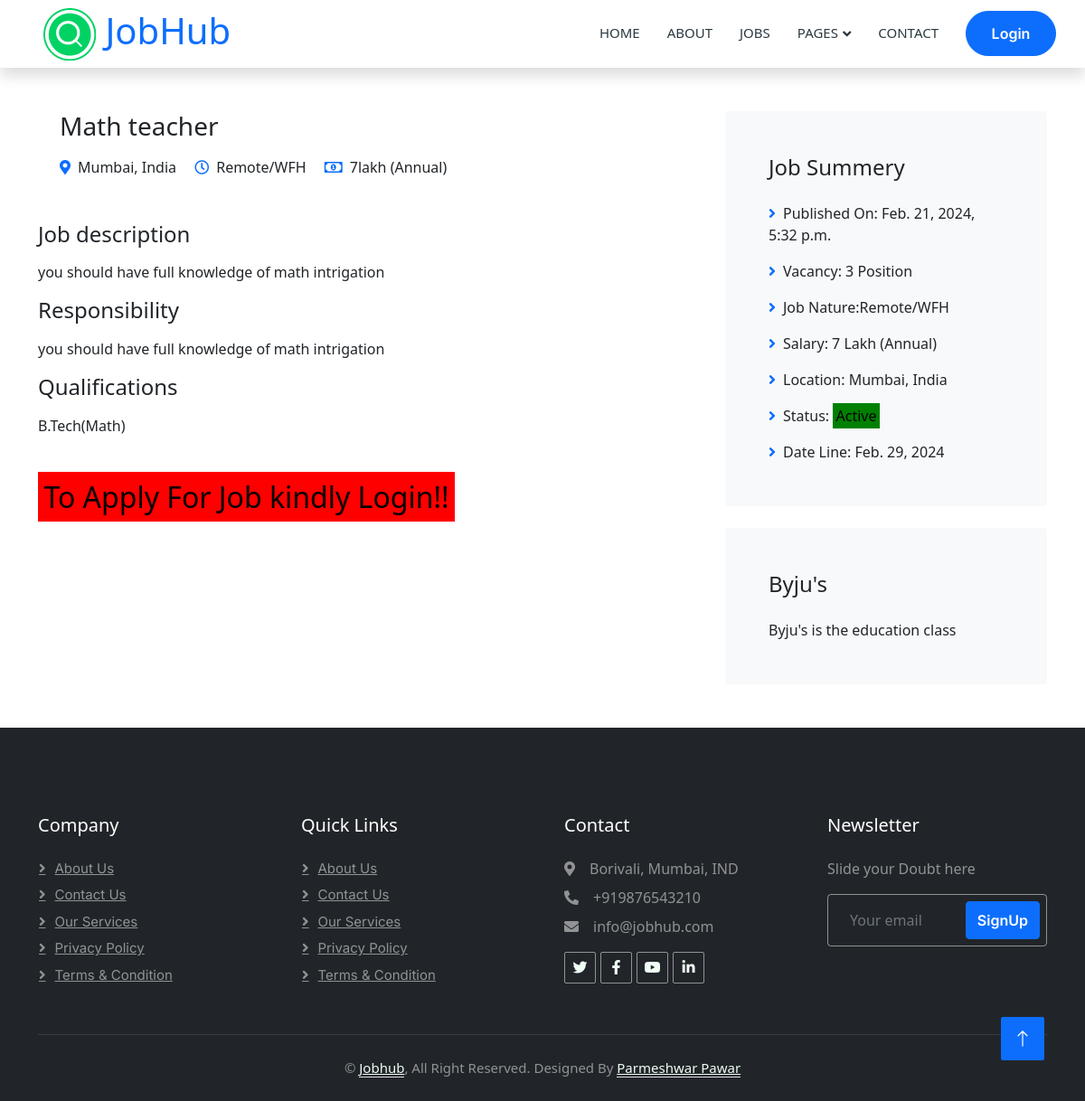
Screenshot of /jobdetails/1/ with the database file from the repository.
### jobapp/models.py (models this page shows)
class Job_detail(models.Model):
    company_name = models.CharField(max_length=50)
    company_details = models.CharField(max_length=100)
    job_post = models.CharField(max_length=70)
    job_category = models.CharField(max_length=50, choices=CATEGORY_CHOICES)
    job_location = models.CharField(max_length=50)
    job_nature = models.CharField(max_length=15 , choices=JOB_TYPE)
    job_salary = models.IntegerField(default=1)
    job_published = models.DateTimeField(auto_now=True)
    job_dateline = models.DateField()
    job_desc = models.CharField(max_length=250)
    job_responsibility = models.CharField(max_length=400)
    job_qualification = models.CharField(max_length=400)
    job_vacancy = models.IntegerField(default=1)
    status = models.CharField(max_length=15,choices=Status_type)
    user = models.ForeignKey(User, on_delete=models.CASCADE)

### jobapp/views.py (the view)
# urls.py: path('jobdetails/<int:job_id>/',views.jobdetails,name='jobdetails'),
def jobdetails(request,job_id):
    job = Job_detail.objects.get(pk = job_id)
    if request.user.is_authenticated:
        has_applied = Applicant.objects.filter(user=request.user, job=job).exists()
    if request.user.is_authenticated:
        if has_applied:
            messages.success(request,"Already applied")
            return render(request, 'job-detail.html', {'jobs': job,'has_applied':has_applied})
    if request.method == 'POST':
        form = JobApplicationForm(request.POST,request.FILES)
        if form.is_valid():
            f=form.save(commit=False)
            f.job = job
            f.user = request.user
            f.save()
            print(f.save)
            messages.success(request,"Job Applied")
            return redirect('applied_job')
        else:
            print(form.errors)
            messages.error(request,"Error! Incorrect Input!!")
    else:
        form = JobApplicationForm()
    return render(request,'job-detail.html', {'form': form,'jobs':job})

### jobapp/forms.py
class JobApplicationForm(forms.ModelForm):
    class Meta:
        model = Applicant
        fields = ['name','email','website','cv','cover_letter']

### jobapp/templates/job-detail.html (shortened to what this page needs)
{% extends 'base.html'%}
{% load static %}
{% block body %}
    <div class="container-xxl py-5 wow fadeInUp" data-wow-delay="0.1s">
        <div class="container">
            <div class="row gy-5 gx-4">
                <div class="col-lg-8">
                    <div class="d-flex align-items-center mb-5">
                        <div class="text-start ps-4">
                            <h3 class="mb-3">{{jobs.job_post}}</h3>
                            <span class="text-truncate me-3"><i class="fa fa-map-marker-alt text-primary me-2"></i>{{jobs.job_location}}</span>
                            <span class="text-truncate me-3"><i class="far fa-clock text-primary me-2"></i>{{jobs.job_nature}}</span>
                            <span class="text-truncate me-0"><i class="far fa-money-bill-alt text-primary me-2"></i>{{jobs.job_salary}}lakh (Annual)</span>
                        </div>
                    </div>
                    <div class="mb-5">
                        <h4 class="mb-3">Job description</h4>
                        <p>{{jobs.job_desc}}</p>
                        <h4 class="mb-3">Responsibility</h4>
                        <p>{{jobs.job_responsibility}}</p>
                        <h4 class="mb-3">Qualifications</h4>
                        <p>{{jobs.job_qualification}}</p>
                    </div>
                    {% if user.is_authenticated %}
                    <div class="">
                        {%if has_applied%}
                        <h3><mark style="background-color:green; color : black">You have already applied for this job.</mark></h3>
                        {% else %}
                        <h4 class="mb-4">Apply For The Job</h4>
                        <form method="POST" enctype="multipart/form-data" >
                            {%csrf_token%}
                            <div class="row g-3">
                                <div class="col-12 col-sm-6">
                                    <input type="text" name="name" class="form-control" placeholder="Your Name">
                                </div>
                                <div class="col-12 col-sm-6">
                                    <input type="email" name="email" class="form-control" placeholder="Your Email" >
                                </div>
                                <div class="col-12 col-sm-6">
                                    <label for="Portfolio" class="form-control bg-white">Portfolio Website:</label>
                                </div>
                                <div class="col-12 col-sm-6">
                                    <input type="url" name="website" class="form-control bg-white">
                                </div>
                                <div class="col-12 col-sm-6">
                                    <label for="CV" class="form-control bg-white">CV:</label>
                                </div>
                                <div class="col-12 col-sm-6">
                                    <input type="file" name="cv" class="form-control bg-white">
                                </div>
                                <div class="col-12">
                                    <textarea class="form-control" name="cover_letter" rows="3" placeholder="Coverletter"></textarea>
                                </div>
                                <div class="col-12">
                                    <button class="btn btn-primary w-100" type="submit">Apply Now</button>
                                </div>
                            </div>
                        </form>
                        {%endif%}
                    </div>
                    {%else%}
                    <h2><mark style="background-color:red; color : black">To Apply For Job kindly Login!!</mark> </h2>
                    {%endif%}
                </div>
                <div class="col-lg-4">
                    <div class="bg-light rounded p-5 mb-4 wow slideInUp" data-wow-delay="0.1s">
                        <h4 class="mb-4">Job Summery</h4>
                        <p><i class="fa fa-angle-right text-primary me-2"></i>Published On: {{jobs.job_published}}</p>
                        <p><i class="fa fa-angle-right text-primary me-2"></i>Vacancy: {{jobs.job_vacancy}} Position</p>
                        <p><i class="fa fa-angle-right text-primary me-2"></i>Job Nature:{{jobs.job_nature}}</p>
                        <p><i class="fa fa-angle-right text-primary me-2"></i>Salary: {{jobs.job_salary}} Lakh (Annual)</p>
                        <p><i class="fa fa-angle-right text-primary me-2"></i>Location: {{jobs.job_location}}</p>
                        <p><i class="fa fa-angle-right text-primary me-2"></i>Status:
                                {%if jobs.status == 'Active'%}
                                <mark style="background-color:green; color : black"> {{jobs.status}}</mark>
                                {%else%}
                                <mark style="background-color:red; color : black"> {{jobs.status}}</mark></p>
                                {%endif%}
                        <p class="m-0"><i class="fa fa-angle-right text-primary me-2"></i>Date Line: {{jobs.job_dateline}}</p>
                    </div>
                    <div class="bg-light rounded p-5 wow slideInUp" data-wow-delay="0.1s">
                        <h4 class="mb-4">{{jobs.company_name}}</h4>
                        <p class="m-0">{{jobs.company_details}}</p>
                    </div>
                </div>
            </div>
        </div>
    </div>
{% endblock %}

### jobapp/static/css/style.css (style rules this page uses)
:root { --primary: #00B074; --secondary: #2B9BFF; --light: #EFFDF5; --dark: #2B3940; }

### rows the page displays
Job_detail: job_post "Math teacher", job_location "Mumbai, India", job_nature "Remote/WFH", job_salary "7", job_desc "you should have full knowledge of math intrigation", job_responsibility "you should have full knowledge of math intrigation", job_qualification "B.Tech(Math)", job_published "Feb. 21, 2024, 5:32 p.m.", job_vacancy "3", status "Active", job_dateline "Feb. 29, 2024", company_name "Byju's", company_details "Byju's is the education class"
